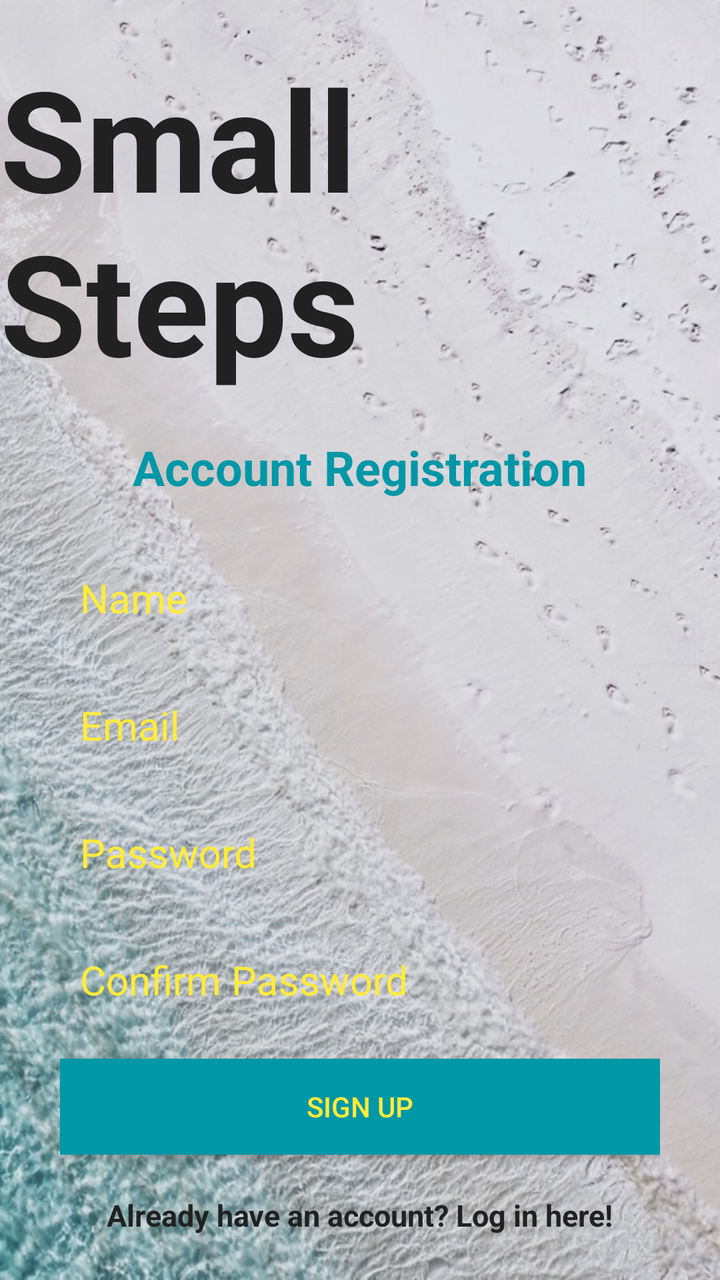
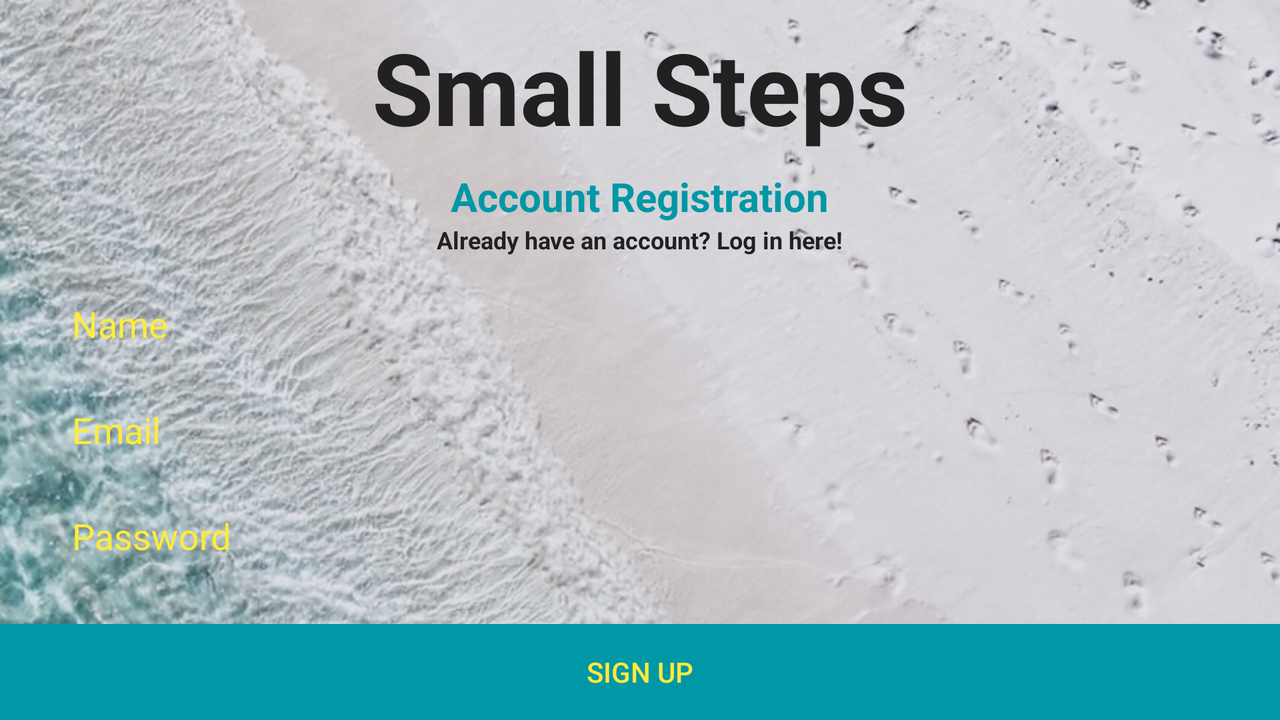

An Android layout and its configuration variant, each rendered on a device that would load it. The default file and the variant file are quoted in full after the pictures.
<!-- AndroidManifest.xml: application theme AppTheme -->
<!-- res/layout/activity_registration.xml -->
<?xml version="1.0" encoding="utf-8"?>
<RelativeLayout
    xmlns:android="http://schemas.android.com/apk/res/android"
    xmlns:app="http://schemas.android.com/apk/res-auto"
    xmlns:tools="http://schemas.android.com/tools"
    android:layout_width="match_parent"
    android:layout_height="match_parent"
    tools:context="com.epicodus.smallsteps.ui.RegistrationActivity"
    android:background="@color/colorPrimary">

    <ImageView
        android:id="@+id/mainBackgroundImageView"
        android:layout_width="wrap_content"
        android:layout_height="match_parent"
        android:scaleType="centerCrop"
        app:srcCompat="@drawable/main_background"
        android:contentDescription="@string/app_background" />

    <LinearLayout
        android:orientation="vertical"
        android:layout_width="match_parent"
        android:layout_height="wrap_content"
        android:layout_centerVertical="true"
        android:layout_centerHorizontal="true"
        android:id="@+id/registrationlinearLayout">

    <TextView
        android:id="@+id/registrationAppNameTextView"
        android:layout_width="wrap_content"
        android:layout_height="wrap_content"
        android:layout_gravity="center_horizontal"
        android:text="@string/app_name"
        android:textColor="@color/colorPrimaryText"
        android:textSize="70sp"
        android:textStyle="bold" />

        <TextView
            android:id="@+id/registrationTitleTextView"
            android:layout_width="wrap_content"
            android:layout_height="wrap_content"
            android:layout_gravity="center_horizontal"
            android:layout_marginTop="20dp"
            android:text="@string/registration_registrationTitleTextView_text"
            android:textColor="@color/colorPrimaryDark"
            android:textSize="24sp"
            android:textStyle="bold" />

        <LinearLayout
            android:id="@+id/registrationFormLinearLayout"
            android:layout_width="match_parent"
            android:layout_height="wrap_content"
            android:orientation="vertical"
            android:paddingLeft="30dp"
            android:paddingRight="30dp"
            android:paddingTop="10dp">

            <android.support.design.widget.TextInputLayout
                android:layout_width="match_parent"
                android:layout_height="wrap_content"
                android:theme="@style/TextLabel"
                app:hintTextAppearance="@style/TextInputLayoutHint">

                <EditText
                    android:id="@+id/registrationNameEditText"
                    android:layout_width="match_parent"
                    android:layout_height="wrap_content"
                    android:layout_marginTop="15dp"
                    android:hint="@string/registration_registrationNameEditText_hint"
                    android:nextFocusDown="@+id/registrationEmailEditText"
                    android:padding="10dp"
                    android:textColor="@color/colorPrimaryLight"
                    android:textSize="20sp"
                    android:background="@color/colorPrimaryDarkTransparent" />

            </android.support.design.widget.TextInputLayout>

            <android.support.design.widget.TextInputLayout
                android:layout_width="match_parent"
                android:layout_height="wrap_content"
                android:theme="@style/TextLabel"
                app:hintTextAppearance="@style/TextInputLayoutHint">

                <EditText
                    android:id="@+id/registrationEmailEditText"
                    android:layout_width="match_parent"
                    android:layout_height="wrap_content"
                    android:layout_marginTop="15dp"
                    android:hint="@string/registration_registrationEmailEditText_hint"
                    android:inputType="textEmailAddress"
                    android:nextFocusDown="@+id/registrationPasswordEditText"
                    android:padding="10dp"
                    android:textColor="@color/colorPrimaryLight"
                    android:textSize="20sp"
                    android:background="@color/colorPrimaryDarkTransparent" />

            </android.support.design.widget.TextInputLayout>

            <android.support.design.widget.TextInputLayout
                android:layout_width="match_parent"
                android:layout_height="wrap_content"
                android:theme="@style/TextLabel"
                app:hintTextAppearance="@style/TextInputLayoutHint">

                <EditText
                    android:id="@+id/registrationPasswordEditText"
                    android:layout_width="match_parent"
                    android:layout_height="wrap_content"
                    android:layout_marginTop="15dp"
                    android:hint="@string/registration_registrationPasswordEditText_hint"
                    android:inputType="textPassword"
                    android:nextFocusDown="@+id/registrationConfirmPasswordEditText"
                    android:padding="10dp"
                    android:textColor="@color/colorPrimaryLight"
                    android:textSize="20sp"
                    android:background="@color/colorPrimaryDarkTransparent" />

            </android.support.design.widget.TextInputLayout>

            <android.support.design.widget.TextInputLayout
                android:layout_width="match_parent"
                android:layout_height="wrap_content"
                android:theme="@style/TextLabel"
                app:hintTextAppearance="@style/TextInputLayoutHint">

                <EditText
                    android:id="@+id/registrationConfirmPasswordEditText"
                    android:layout_width="match_parent"
                    android:layout_height="wrap_content"
                    android:layout_marginTop="15dp"
                    android:hint="@string/registration_registrationConfirmPasswordEditText"
                    android:inputType="textPassword"
                    android:nextFocusDown="@+id/registrationSignUpButton"
                    android:padding="10dp"
                    android:textColor="@android:color/black"
                    android:textColorHint="@color/colorDivider"
                    android:textSize="20sp"
                    android:background="@color/colorPrimaryDarkTransparent" />

            </android.support.design.widget.TextInputLayout>

            <Button
                android:id="@+id/registrationSignUpButton"
                android:layout_width="match_parent"
                android:layout_height="wrap_content"
                android:padding="10dp"
                android:text="@string/registration_registrationSignUpButton_text"
                android:background="@color/colorPrimaryDark"
                android:layout_marginTop="15dp"
                android:textColor="@color/colorAccent" />

            <TextView
                android:layout_width="wrap_content"
                android:layout_height="wrap_content"
                android:layout_marginTop="20dp"
                android:textColor="@color/colorPrimaryText"
                android:textStyle="bold"
                android:textSize="15sp"
                android:text="@string/registration_registrationLoginTextView_text"
                android:id="@+id/registrationLoginTextView"
                android:layout_gravity="center_horizontal" />

        </LinearLayout>

    </LinearLayout>

</RelativeLayout>
<!-- resources referenced by this layout -->
<resources>
  <color name="colorAccent">#FFEB3B</color>
  <color name="colorDivider">#BDBDBD</color>
  <color name="colorPrimary">#00BCD4</color>
  <color name="colorPrimaryDark">#0097A7</color>
  <color name="colorPrimaryLight">#B2EBF2</color>
  <color name="colorPrimaryText">#212121</color>
  <!-- drawable main_background: jpg bitmap (drawable, 254191 bytes) -->
  <string name="app_background">App Background</string>
  <string name="app_name">Small Steps</string>
  <string name="registration_registrationConfirmPasswordEditText">Confirm Password</string>
  <string name="registration_registrationEmailEditText_hint">Email</string>
  <string name="registration_registrationLoginTextView_text">Already have an account? Log in here!</string>
  <string name="registration_registrationNameEditText_hint">Name</string>
  <string name="registration_registrationPasswordEditText_hint">Password</string>
  <string name="registration_registrationSignUpButton_text">Sign Up</string>
  <string name="registration_registrationTitleTextView_text">Account Registration</string>
  <style name="TextInputLayoutHint" parent="TextAppearance.Design.Hint">
          <item name="android:textSize">18sp</item>
      </style>
  <style name="TextLabel" parent="TextAppearance.AppCompat">
          
          <item name="android:textColorHint">@color/colorAccent</item>
          <item name="android:textSize">20sp</item>
          
          <item name="colorAccent">@color/colorAccent</item>
          <item name="colorControlNormal">@color/colorPrimary</item>
          <item name="colorControlActivated">@color/colorPrimaryText</item>
          
          <item name="android:textColorHighlight">@color/colorAccent</item>
          <item name="android:textColorLink">@color/colorAccent</item>
      </style>
  <style name="AppTheme" parent="Theme.AppCompat.Light.DarkActionBar">
          
          <item name="colorPrimary">@color/colorPrimary</item>
          <item name="colorPrimaryDark">@color/colorPrimaryDark</item>
          <item name="colorAccent">@color/colorAccent</item>
      </style>
</resources>
<!-- res/layout-land/activity_registration.xml (the repository's variant of the layout above) -->
<!-- drawn on the phone turned sideways -->
<?xml version="1.0" encoding="utf-8"?>
<RelativeLayout
    xmlns:android="http://schemas.android.com/apk/res/android"
    xmlns:app="http://schemas.android.com/apk/res-auto"
    xmlns:tools="http://schemas.android.com/tools"
    android:layout_width="match_parent"
    android:layout_height="match_parent"
    tools:context="com.epicodus.smallsteps.ui.RegistrationActivity"
    android:background="@color/colorPrimary">

    <ImageView
        android:id="@+id/mainBackgroundImageView"
        android:layout_width="wrap_content"
        android:layout_height="match_parent"
        android:scaleType="centerCrop"
        app:srcCompat="@drawable/main_background"
        android:contentDescription="@string/app_background" />

    <LinearLayout
        android:orientation="vertical"
        android:layout_width="match_parent"
        android:layout_height="wrap_content"
        android:layout_marginTop="10dp"
        android:layout_centerHorizontal="true"
        android:id="@+id/registrationlinearLayout">

        <TextView
            android:id="@+id/registrationAppNameTextView"
            android:layout_width="wrap_content"
            android:layout_height="wrap_content"
            android:layout_gravity="center_horizontal"
            android:text="@string/app_name"
            android:textColor="@color/colorPrimaryText"
            android:textSize="50sp"
            android:textStyle="bold" />

        <TextView
            android:id="@+id/registrationTitleTextView"
            android:layout_width="wrap_content"
            android:layout_height="wrap_content"
            android:layout_gravity="center_horizontal"
            android:layout_marginTop="8dp"
            android:text="@string/registration_registrationTitleTextView_text"
            android:textColor="@color/colorPrimaryDark"
            android:textSize="20sp"
            android:textStyle="bold" />

        <TextView
            android:id="@+id/registrationLoginTextView"
            android:layout_width="wrap_content"
            android:layout_height="wrap_content"
            android:layout_gravity="center_horizontal"
            android:layout_marginTop="0dp"
            android:textColor="@color/colorPrimaryText"
            android:textStyle="bold"
            android:textSize="12sp"
            android:text="@string/registration_registrationLoginTextView_text" />

        <LinearLayout
            android:id="@+id/registrationFormLinearLayout"
            android:layout_width="match_parent"
            android:layout_height="wrap_content"
            android:orientation="vertical"
            android:paddingLeft="30dp"
            android:paddingRight="30dp"
            >

            <android.support.design.widget.TextInputLayout
                android:layout_width="match_parent"
                android:layout_height="wrap_content"
                android:theme="@style/TextLabel"
                app:hintTextAppearance="@style/TextInputLayoutHint">

                <EditText
                    android:id="@+id/registrationNameEditText"
                    android:layout_width="match_parent"
                    android:layout_height="wrap_content"
                    android:layout_marginTop="6dp"
                    android:hint="@string/registration_registrationNameEditText_hint"
                    android:nextFocusDown="@+id/registrationEmailEditText"
                    android:padding="6dp"
                    android:textColor="@color/colorPrimaryLight"
                    android:textSize="18sp"
                    android:background="@color/colorPrimaryDarkTransparent" />

            </android.support.design.widget.TextInputLayout>

            <android.support.design.widget.TextInputLayout
                android:layout_width="match_parent"
                android:layout_height="wrap_content"
                android:theme="@style/TextLabel"
                app:hintTextAppearance="@style/TextInputLayoutHint">

                <EditText
                    android:id="@+id/registrationEmailEditText"
                    android:layout_width="match_parent"
                    android:layout_height="wrap_content"
                    android:layout_marginTop="6dp"
                    android:hint="@string/registration_registrationEmailEditText_hint"
                    android:inputType="textEmailAddress"
                    android:nextFocusDown="@+id/registrationPasswordEditText"
                    android:padding="6dp"
                    android:textColor="@color/colorPrimaryLight"
                    android:textSize="18sp"
                    android:background="@color/colorPrimaryDarkTransparent" />

            </android.support.design.widget.TextInputLayout>

            <android.support.design.widget.TextInputLayout
                android:layout_width="match_parent"
                android:layout_height="wrap_content"
                android:theme="@style/TextLabel"
                app:hintTextAppearance="@style/TextInputLayoutHint">

                <EditText
                    android:id="@+id/registrationPasswordEditText"
                    android:layout_width="match_parent"
                    android:layout_height="wrap_content"
                    android:layout_marginTop="6dp"
                    android:hint="@string/registration_registrationPasswordEditText_hint"
                    android:inputType="textPassword"
                    android:nextFocusDown="@+id/registrationConfirmPasswordEditText"
                    android:padding="6dp"
                    android:textColor="@color/colorPrimaryLight"
                    android:textSize="18sp"
                    android:background="@color/colorPrimaryDarkTransparent" />

            </android.support.design.widget.TextInputLayout>

            <android.support.design.widget.TextInputLayout
                android:layout_width="match_parent"
                android:layout_height="wrap_content"
                android:theme="@style/TextLabel"
                app:hintTextAppearance="@style/TextInputLayoutHint">

                <EditText
                    android:id="@+id/registrationConfirmPasswordEditText"
                    android:layout_width="match_parent"
                    android:layout_height="wrap_content"
                    android:layout_marginTop="6dp"
                    android:hint="@string/registration_registrationConfirmPasswordEditText"
                    android:inputType="textPassword"
                    android:nextFocusDown="@+id/registrationSignUpButton"
                    android:padding="6dp"
                    android:textColor="@android:color/black"
                    android:textColorHint="@color/colorDivider"
                    android:textSize="18sp"
                    android:background="@color/colorPrimaryDarkTransparent"
                    android:layout_marginBottom="6dp"/>

            </android.support.design.widget.TextInputLayout>

        </LinearLayout>

    </LinearLayout>

    <RelativeLayout
        android:layout_width="match_parent"
        android:layout_height="wrap_content"
        android:layout_alignParentBottom="true" >

        <Button
            android:id="@+id/registrationSignUpButton"
            android:layout_width="match_parent"
            android:layout_height="wrap_content"
            android:padding="10dp"
            android:text="@string/registration_registrationSignUpButton_text"
            android:background="@color/colorPrimaryDark"
            android:textColor="@color/colorAccent" />

    </RelativeLayout>

</RelativeLayout>
